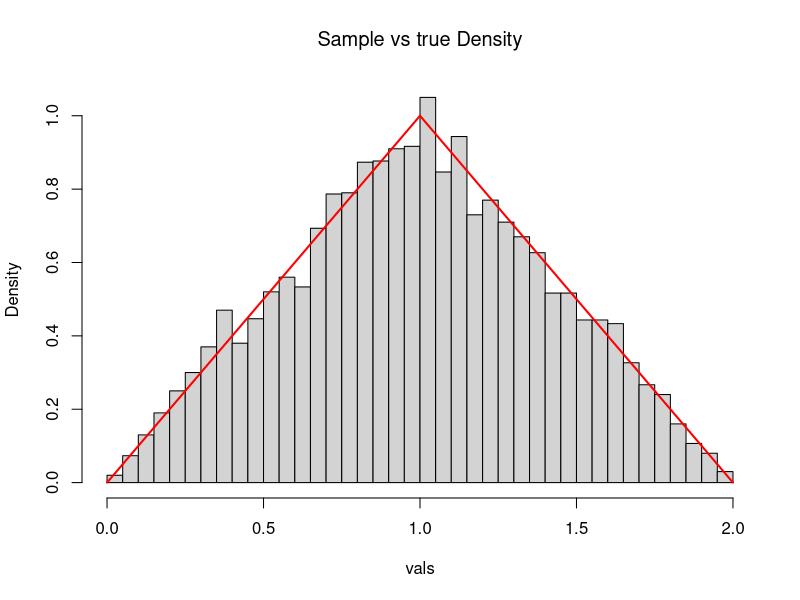
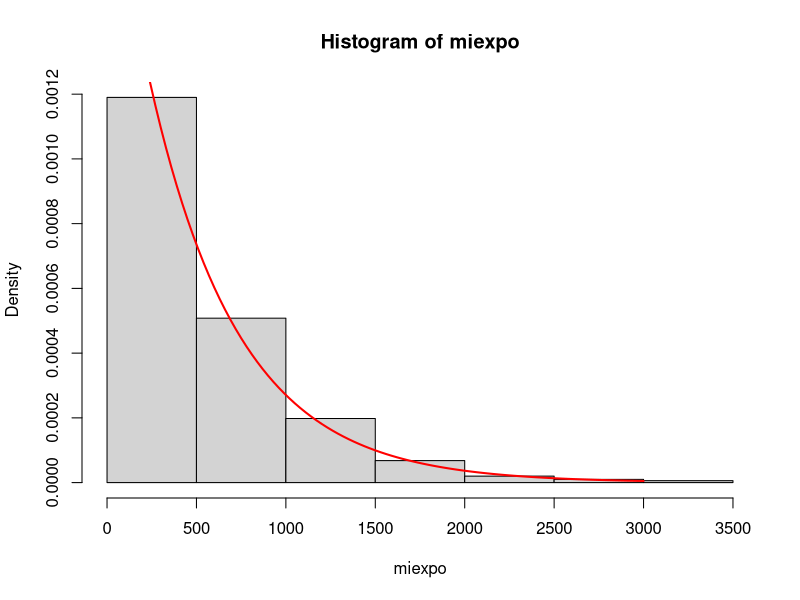

The R source for these figures, in order: (Note: this script raises an error after producing the figures.)
# Distribución de la suma de dos uniformes (0,1) (hecho en clase analíticamente):
vals=runif(6000)+runif(6000)
hist(vals, breaks=50, freq=FALSE, main=expression("Sample vs true Density"))
curve(1*x, 0, 1, col="red", lwd=2, add=TRUE)
curve(2-x, 1, 2, col="red", lwd=2, add=TRUE)

### Simulación de la exponencial de media 500h., lambda=tasa=1/500=0.002, mediante inversión. Generamos 1000 valores.
miexpo=-500*log(1-runif(1000))
hist(miexpo, freq=FALSE)
curve(0.002*exp(-(0.002)*x), 0, 3000, col="red", lwd=2, add=TRUE)

# Usando el paquete ggplot2 para dibujar el histograma
miexpo=data.frame(miexpo)
summary(miexpo)
G=ggplot(miexpo, aes(x=miexpo))+geom_histogram(aes(x=miexpo,y=..density..), breaks=seq(1,4000,500),fill="grey", colour="white")
G+stat_function(fun=dexp,color='orange',args=list(rate=0.002),lwd=1)

## Estimación de la P(X<Y) cuando X, Y son exponenciales de tasa 3 y 8 respectivamente. Generamos muestras de 39000 valores.
## ¿Cuál es el resultado teórico de esta probabilidad?
e1=rexp(39000,rate=3)
# o bien 
e1=-(1/3)*log(1-runif(39000))
e2=rexp(39000,rate=8)
#o bien
e2=-(1/8)*log(1-runif(39000))
sum(e1<e2)/39000

########### Ejercicio 11
##### Creamos una matriz de dimensiones 5 filas y 10000 columnas, llena de 0's. La llamamos beta.
beta=matrix(0,nrow=5,ncol=10000)
### La lleno con valores generados de una exponencial de media 500 h, tasa=0.002 (o los generamos por inversi?n)
beta[1:5,]=rexp(10000,rate=0.002)
### Ordeno cada columna
betaord=apply(beta,2,sort)
### calculo la media de la fila segunda para estimar el tiempo medio de funcionamiento del sistema:
mean(betaord[2,])
##########

### El mismo ejercicio, usando el resultado de las betas
beta1=rbeta(10000,2,4)
beta2=-500*log(1-beta1)
mean(beta2)

## El mismo, usando 4 componentes, se rompe cuando se rompe la primera
beta1c=rbeta(10000,1,5)
beta2c=-500*log(1-beta1c)
mean(beta2c)
## también puede hacerse sabiendo la distribución del mínimo de 4 exponenciales
mean(rexp(10000,rate=0.008))

## El ejercico 12, 5 bloques, cada uno como el anterior de 5 subsistemas. Cada bloque falla cuando falla el segundo subsistema y el 
## sistema falla cuando lo hace el segundo bloque:
##### Creamos una matriz de dimensiones 5 filas y 10000 columnas, llena de 0's. La llamamos beta.
betaC=matrix(0,nrow=5,ncol=10000)
### La lleno con valores generados del X(2) de una exponencial de media 500 h, tasa=0.002 (o los generamos por inversión)
betaC[1:5,]=-500*log(1-rbeta(10000,2,4))
### Ordeno cada columna
betaCord=apply(betaC,2,sort)
### calculo la media de la fila segunda para estimar el tiempo medio de funcionamiento del sistema:
mean(betaCord[2,])

##########
#El ejercicio 12 directamente
##########
nuevo=array(0,dim=c(5,5,10000))
nuevo[,,]=rexp(250000, rate=0.002)
min2=matrix(nrow=5, ncol=10000)
for(i in 1:10000){nuevo[,,i]=apply(nuevo[,,i],2,sort)}
for(i in 1:10000){min2[1:5,i]=sort(nuevo[2,,i])}
mean(min2[2,])
##########

### Simulación de la distribución de la suma de los números que salen al lanzar cuatro dados:
resultado=sapply(1:10000, function(x){sum(sample(1:6,4,rep=T))})
barplot(table(resultado))

### Simulación de una distribución discreta, por ejemplo
x=c(1,2,3,4)
probs=c(0.1,0.2,0.3,0.4)
sample(x,50,replace=TRUE,prob=probs)

## Estudiar la distribución de log(u/1-u) si u es U(0,1)
miunif=runif(10000)
milog=log(miunif/(1-miunif))
hist(milog, freq=FALSE)
## Histograma, con la curva logística estándar superpuesta
hist(milog, freq=FALSE, ylim=c(0,0.25))
curve(dlogis(x, 0, 1), from=-10, to=10, main="Logística estándar", add=TRUE, col=2)

## Estudiar si es bueno el ajuste de la muestra generada a una distribución logística estándar.
fitdistr(milog,"logistic", start=list(location=0,scale=1))
ks.test(milog, "plogis",0, 1)

## Estudiar la distribución del máximo de tres v.a. uniformes en (0,1)
miunif2=matrix(runif(3000),nrow=3,ncol=1000)
hist(apply(miunif2,2,max), freq=FALSE)
curve(3*x^2, from=0, to=1, add=TRUE, col=2)

## Histograma, con la función de densidad de una v.a. Beta(3,1) superpuesta
hist(apply(miunif2,2,max), freq=FALSE)
curve(dbeta(x, shape1=3, shape2=1), from=0, to=1, main="Beta(3,1)", add=TRUE)



